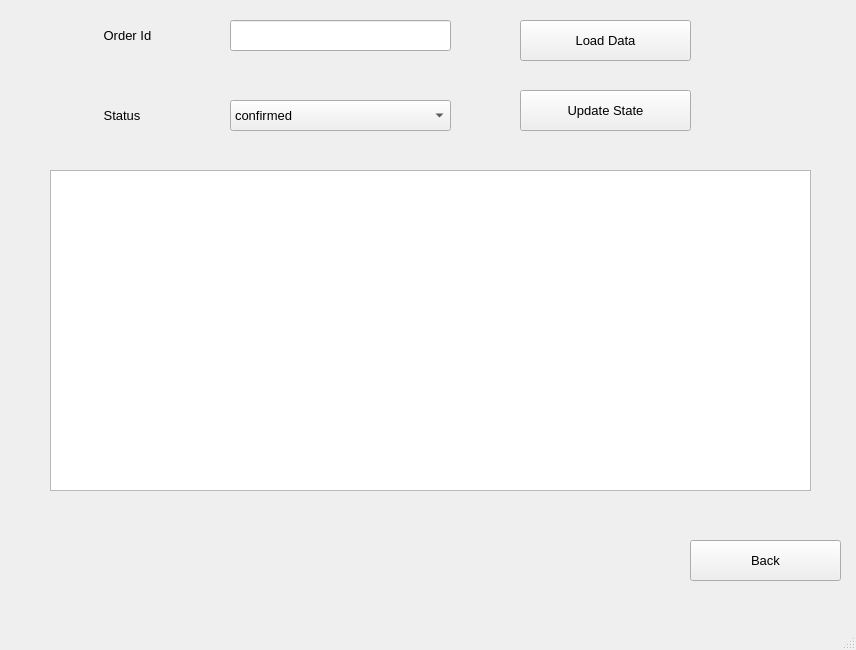
<?xml version="1.0" encoding="UTF-8"?>
<ui version="4.0">
 <class>MainWindow</class>
 <widget class="QMainWindow" name="MainWindow">
  <property name="geometry">
   <rect>
    <x>0</x>
    <y>0</y>
    <width>856</width>
    <height>650</height>
   </rect>
  </property>
  <property name="windowTitle">
   <string>MainWindow</string>
  </property>
  <widget class="QWidget" name="centralwidget">
   <widget class="QLabel" name="label_4">
    <property name="geometry">
     <rect>
      <x>100</x>
      <y>100</y>
      <width>91</width>
      <height>31</height>
     </rect>
    </property>
    <property name="font">
     <font>
      <pointsize>10</pointsize>
     </font>
    </property>
    <property name="autoFillBackground">
     <bool>true</bool>
    </property>
    <property name="text">
     <string> Status</string>
    </property>
   </widget>
   <widget class="QPushButton" name="pushButton_3">
    <property name="geometry">
     <rect>
      <x>520</x>
      <y>90</y>
      <width>171</width>
      <height>41</height>
     </rect>
    </property>
    <property name="font">
     <font>
      <pointsize>10</pointsize>
     </font>
    </property>
    <property name="text">
     <string>Update State</string>
    </property>
   </widget>
   <widget class="QLabel" name="label_3">
    <property name="geometry">
     <rect>
      <x>100</x>
      <y>20</y>
      <width>91</width>
      <height>31</height>
     </rect>
    </property>
    <property name="font">
     <font>
      <pointsize>10</pointsize>
     </font>
    </property>
    <property name="autoFillBackground">
     <bool>true</bool>
    </property>
    <property name="text">
     <string> Order Id</string>
    </property>
   </widget>
   <widget class="QPushButton" name="pushButton_4">
    <property name="geometry">
     <rect>
      <x>520</x>
      <y>20</y>
      <width>171</width>
      <height>41</height>
     </rect>
    </property>
    <property name="font">
     <font>
      <pointsize>10</pointsize>
     </font>
    </property>
    <property name="text">
     <string>Load Data</string>
    </property>
   </widget>
   <widget class="QTableWidget" name="tableWidget">
    <property name="geometry">
     <rect>
      <x>50</x>
      <y>170</y>
      <width>761</width>
      <height>321</height>
     </rect>
    </property>
    <property name="font">
     <font>
      <weight>50</weight>
      <bold>false</bold>
     </font>
    </property>
   </widget>
   <widget class="QComboBox" name="comboBox_4">
    <property name="geometry">
     <rect>
      <x>230</x>
      <y>100</y>
      <width>221</width>
      <height>31</height>
     </rect>
    </property>
    <property name="font">
     <font>
      <pointsize>10</pointsize>
     </font>
    </property>
    <item>
     <property name="text">
      <string>confirmed</string>
     </property>
    </item>
    <item>
     <property name="text">
      <string>preparing</string>
     </property>
    </item>
    <item>
     <property name="text">
      <string>delivered</string>
     </property>
    </item>
   </widget>
   <widget class="QLineEdit" name="lineEdit">
    <property name="geometry">
     <rect>
      <x>230</x>
      <y>20</y>
      <width>221</width>
      <height>31</height>
     </rect>
    </property>
    <property name="font">
     <font>
      <pointsize>10</pointsize>
     </font>
    </property>
   </widget>
   <widget class="QPushButton" name="pushButton_2">
    <property name="geometry">
     <rect>
      <x>690</x>
      <y>540</y>
      <width>151</width>
      <height>41</height>
     </rect>
    </property>
    <property name="font">
     <font>
      <pointsize>10</pointsize>
     </font>
    </property>
    <property name="text">
     <string>Back</string>
    </property>
   </widget>
   <widget class="QLabel" name="label">
    <property name="geometry">
     <rect>
      <x>0</x>
      <y>-5</y>
      <width>861</width>
      <height>621</height>
     </rect>
    </property>
    <property name="text">
     <string/>
    </property>
    <property name="pixmap">
     <pixmap>360_F_225937425_qKwfa5FFOnWahx4WyPyBdZFkODQyOx95.jpg</pixmap>
    </property>
    <property name="scaledContents">
     <bool>true</bool>
    </property>
   </widget>
   <zorder>label</zorder>
   <zorder>label_4</zorder>
   <zorder>pushButton_3</zorder>
   <zorder>label_3</zorder>
   <zorder>pushButton_4</zorder>
   <zorder>tableWidget</zorder>
   <zorder>comboBox_4</zorder>
   <zorder>lineEdit</zorder>
   <zorder>pushButton_2</zorder>
  </widget>
  <widget class="QMenuBar" name="menubar">
   <property name="geometry">
    <rect>
     <x>0</x>
     <y>0</y>
     <width>856</width>
     <height>26</height>
    </rect>
   </property>
  </widget>
  <widget class="QStatusBar" name="statusbar"/>
 </widget>
 <resources/>
 <connections/>
</ui>
